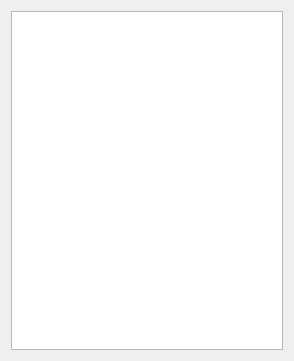
<?xml version="1.0" encoding="UTF-8"?>
<ui version="4.0">
 <class>OnlineUser</class>
 <widget class="QWidget" name="OnlineUser">
  <property name="geometry">
   <rect>
    <x>0</x>
    <y>0</y>
    <width>294</width>
    <height>361</height>
   </rect>
  </property>
  <property name="windowTitle">
   <string>Form</string>
  </property>
  <layout class="QVBoxLayout" name="verticalLayout">
   <item>
    <widget class="QListWidget" name="listWidget"/>
   </item>
  </layout>
 </widget>
 <resources/>
 <connections/>
</ui>
